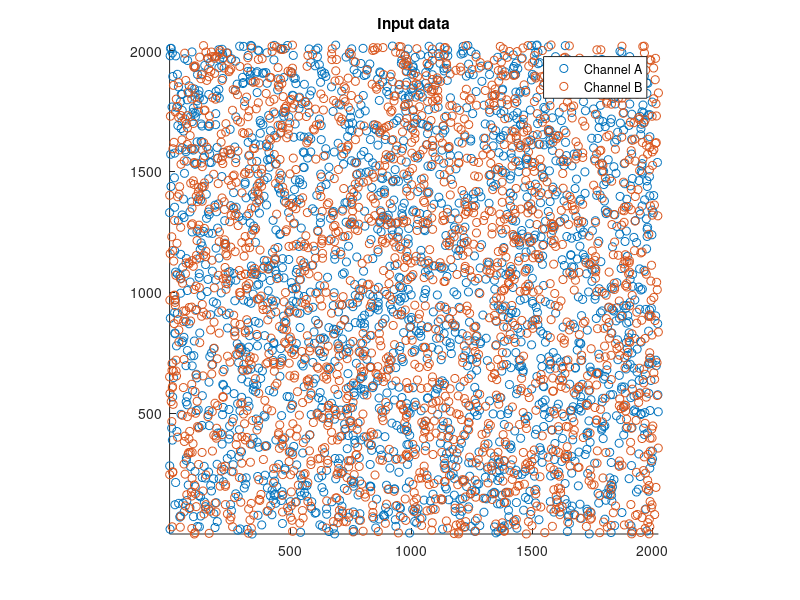

Here is the MATLAB script that generated this plot: (Note: this script raises an error after producing the figure.)
function align_dots_ut()
close all

N = 100; % Number of points that are the same
M = 2000; % Number of extra random points
r = 4; % displacement, typically unknown
[A, B, delta0] = generate_test_data(N, M, r);

figure
scatter(A(:,1), A(:,2), 'ro')
hold on
scatter(B(:,1), B(:,2), 'gx')
title('Input data')
legend({'Channel A', 'Channel B'})
axis image

[delta, deltas] = align_dots(A, B, 2*r);

figure
scatter(deltas(:,1), deltas(:,2));

hold on
plot(delta(1), delta(2), 'rx', 'MarkerSize', 20);
plot(delta0(1), delta0(2), 'go', 'MarkerSize', 20);
grid on
axis image
axis(2*r*[-1, 1, -1, 1])
legend({'Displacements', 'Estimated shift', 'True shift'})

end

function [A, B, delta] = generate_test_data(N, M, r)

A = 2028*rand(N, 2);
B = A;

delta = randn(1,2);
delta = r*delta / norm(delta);

for kk = 1:2
    B(:,kk) = B(:,kk) + delta(kk);
end

B = B + .5*randn(size(B,1), size(B,2));
A = cat(1, A, 2024*rand(M,2));
B = cat(1, B, 2024*rand(M,2));

end
